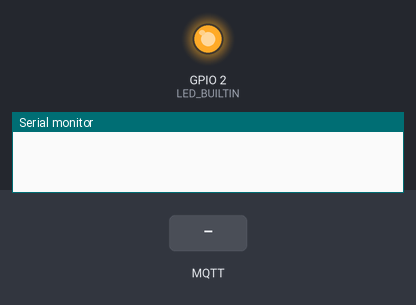
Bench run of a sketch on a simulated ESP8266 (NodeMCU). Parts: output pins drawn as LEDs (lit = HIGH, except the on-board LED, lit = LOW), the last lines printed to the serial monitor. Dashed ring = blinking. The inputs (shaded band) are chosen by the test bench. WiFi joins after 1.5 s; servers stay silent unless stated; network time is answered at once with the bench clock; the local clock reads 2024-03-15 10:24:30 at power-on unless the sketch sets it; storage starts empty; random numbers use the default seed unless the sketch sets one; no MQTT or app messages arrive unless stated.

Above: at 0.0 s.
At 6.7 s:
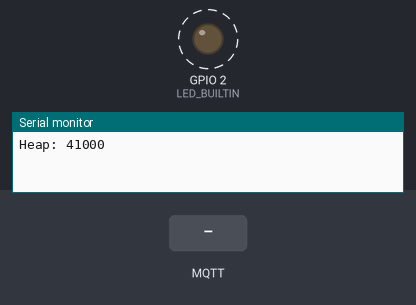
6.8 s: MQTT message "1" arrives on the first subscribed topic
9.8 s: MQTT message "on" arrives on the first subscribed topic
12.8 s: MQTT message "off" arrives on the first subscribed topic
Timing chart, 0 to 21.8 s (numbered marks = the images above; inputs shaded):
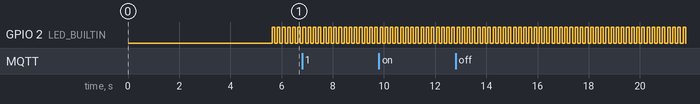

The sketch:

ESP8266-AWS-IOTCore.ino
```cpp
#include "FS.h"
#include <ESP8266WiFi.h>
#include <PubSubClient.h> //https://www.arduinolibraries.info/libraries/pub-sub-client
#include <NTPClient.h> //https://www.arduinolibraries.info/libraries/ntp-client
#include <WiFiUdp.h>

// Update these with values suitable for your network.

const char* ssid = "JeanPieer"; // usar tu SSID de tu red wifi
const char* password = "013255797"; // contraseña de tu red wifi

WiFiUDP ntpUDP;
NTPClient timeClient(ntpUDP, "pool.ntp.org");

const char* AWS_endpoint = "a26ttxvd7vhjjb-ats.iot.us-east-2.amazonaws.com"; //MQTT broker ip que se crea la politica de privacidad

void callback(char* topic, byte* payload, unsigned int length) {
Serial.print("Message arrived [");
Serial.print(topic);
Serial.print("] ");
for (int i = 0; i < length; i++) {
Serial.print((char)payload[i]);
}
Serial.println();

}
WiFiClientSecure espClient;
PubSubClient client(AWS_endpoint, 8883, callback, espClient); //set MQTT port number to 8883 as per //standard
//============================================================================
#define BUFFER_LEN 256
long lastMsg = 0;
char msg[BUFFER_LEN];
int value = 0;
byte mac[6];
char mac_Id[18];
//============================================================================

void setup_wifi() {

delay(10);
// We start by connecting to a WiFi network
espClient.setBufferSizes(512, 512);
Serial.println();
Serial.print("Connecting to ");
Serial.println(ssid);

WiFi.begin(ssid, password);

while (WiFi.status() != WL_CONNECTED) {
delay(500);
Serial.print(".");
}

Serial.println("");
Serial.println("WiFi connected");
Serial.println("IP address: ");
Serial.println(WiFi.localIP());

timeClient.begin();
while(!timeClient.update()){
timeClient.forceUpdate();
}

espClient.setX509Time(timeClient.getEpochTime());

}

void reconnect() {

while (!client.connected()) {
Serial.print("Attempting MQTT connection...");
// coneccion
if (client.connect("ESPthing")) {
Serial.println("connected");
// publica el tema y con que nombre lo hace
client.publish("outTopic", "hello world");
// publica y republica la llamada
client.subscribe("inTopic");
} else {
Serial.print("failed, rc=");
Serial.print(client.state());
Serial.println(" try again in 5 seconds");

char buf[256];
espClient.getLastSSLError(buf,256);
Serial.print("WiFiClientSecure SSL error: ");
Serial.println(buf);

// Wait 5 seconds before retrying
delay(5000);
}
}
}

void setup() {

Serial.begin(115200);
Serial.setDebugOutput(true);
pinMode(LED_BUILTIN, OUTPUT);
setup_wifi();
delay(1000);
if (!SPIFFS.begin()) {
Serial.println("Failed to mount file system");
return;
}

Serial.print("Heap: "); Serial.println(ESP.getFreeHeap());

// Load certificate file
File cert = SPIFFS.open("/cert.der", "r"); //carga certificado SSh
if (!cert) {
Serial.println("Failed to open cert file");
}
else
Serial.println("Success to open cert file");

delay(1000);

if (espClient.loadCertificate(cert))
Serial.println("cert loaded");
else
Serial.println("cert not loaded");

// Load private key file
File private_key = SPIFFS.open("/private.der", "r"); //carga certificado de provacidad
if (!private_key) {
Serial.println("Failed to open private cert file");
}
else
Serial.println("Success to open private cert file");

delay(1000);

if (espClient.loadPrivateKey(private_key))
Serial.println("private key loaded");
else
Serial.println("private key not loaded");

// Load CA file
File ca = SPIFFS.open("/ca.der", "r");  // carga certificado CA
if (!ca) {
Serial.println("Failed to open ca ");
}
else
Serial.println("Success to open ca");

delay(1000);

if(espClient.loadCACert(ca))
Serial.println("ca loaded");
else
Serial.println("ca failed");

Serial.print("Heap: "); Serial.println(ESP.getFreeHeap());

//===========================================================================
WiFi.macAddress(mac); ///definir para que se cambia
snprintf(mac_Id, sizeof(mac_Id), "%02x:%02x:%02x:%02x:%02x:%02x",
mac[0], mac[1], mac[2], mac[3], mac[4], mac[5]);
Serial.print(mac_Id);
//============================================================================

}

void loop() {

if (!client.connected()) {
reconnect();
}
client.loop();

long now = millis();
if (now - lastMsg > 2000) {
lastMsg = now;
//============================================================================
String macIdStr = mac_Id; // tomarlo como una pk ??
uint8_t randomNumber = random(20, 50); // valor en timpo number
String randomString = String(random(0xffff), HEX);
snprintf (msg, BUFFER_LEN, "{\"mac_Id\" : \"%s\", \"random_number\" : %d, \"random_string\" : \"%s\"}", macIdStr.c_str(), randomNumber, randomString.c_str()); // definir concatenacion de datos

Serial.print("Publish message: ");
Serial.println(msg);
//mqttClient.publish("outTopic", msg);
client.publish("outTopic", msg);
//=============================================================================
Serial.print("Heap: "); Serial.println(ESP.getFreeHeap());
}
digitalWrite(LED_BUILTIN, HIGH);
delay(100);
digitalWrite(LED_BUILTIN, LOW);
delay(100);
}
```

Measured:
- by itself, GPIO 2 (LED_BUILTIN): alternates HIGH for 0.10 s and LOW for 0.10 s
